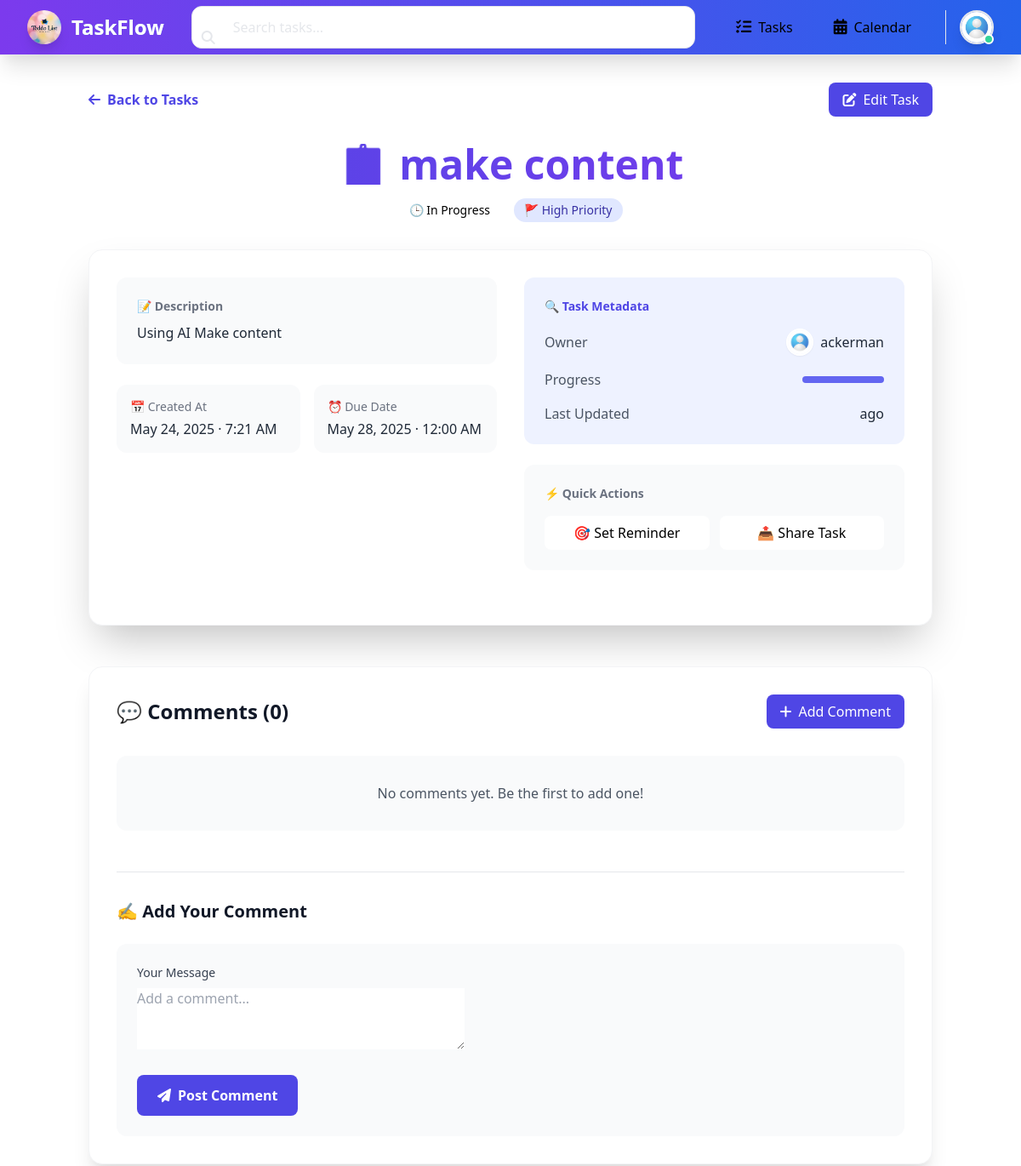
Page /task_detail/63/ (signed in, upper part) on the earlier database version.
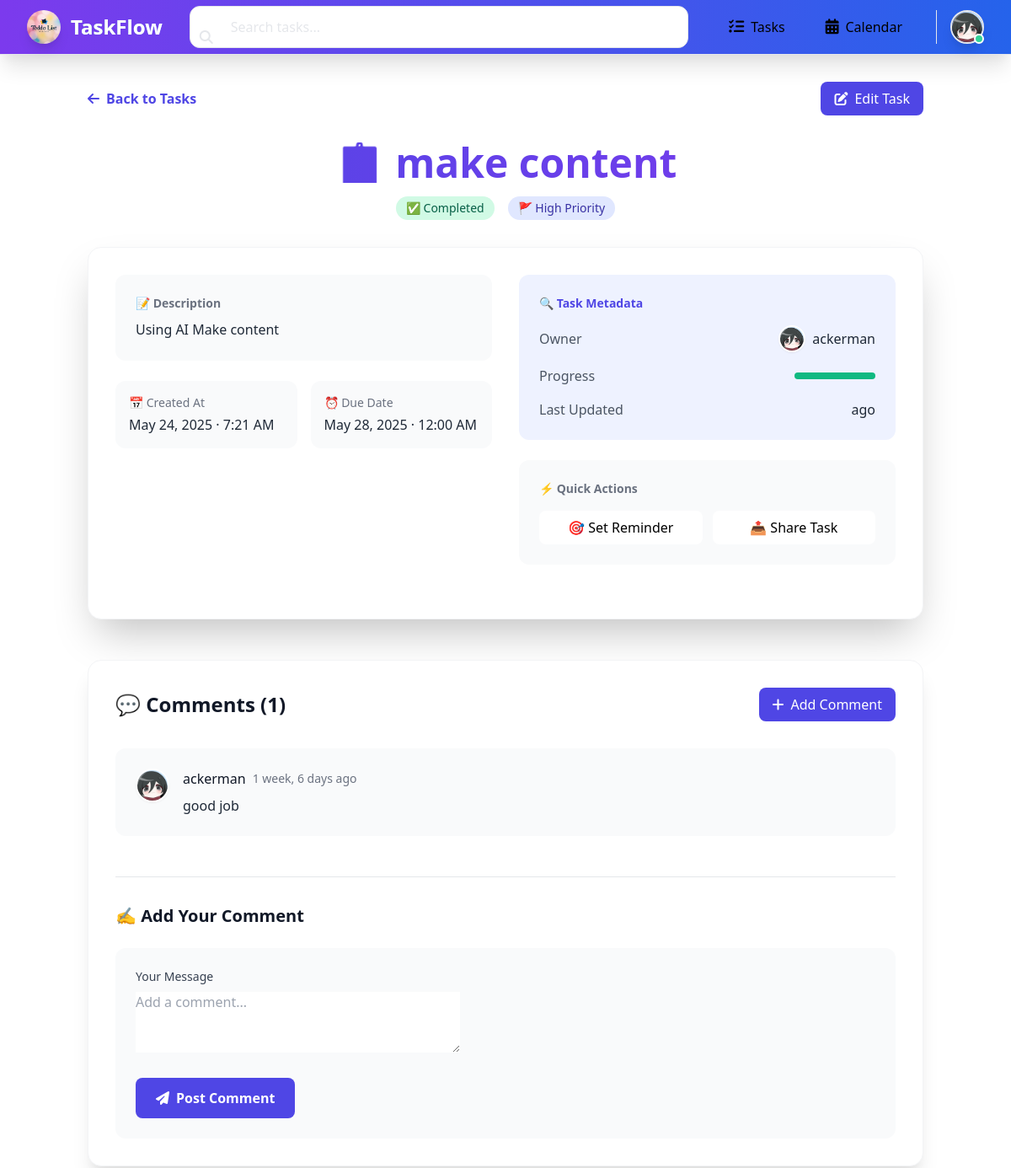
Same page on the later database version.
### myapp/models.py (models this page shows, shortened)
class Profile(models.Model):
    user = models.OneToOneField(User, on_delete=models.CASCADE)
    profile_pic = models.ImageField(
        upload_to='profile_pics/',
        default='default_profile_pic.jpg'
    )
    bio = models.TextField(blank=True, null=True)

class Task(models.Model):
    PRIORITY_CHOICES = [
        ('High', 'High'),
        ('Medium', 'Medium'),
        ('Low', 'Low'),
    ]
    RECURRENCE_CHOICES = [
        ('none', 'None'),
        ('daily', 'Daily'),
        ('weekly', 'Weekly'),
        ('monthly', 'Monthly'),
    ]
    user = models.ForeignKey(User, on_delete=models.CASCADE ,null=True)
    shared_users = models.ManyToManyField(User, related_name='shared_tasks', blank=True)
    title = models.CharField(max_length=200)
    description = models.TextField(blank=True, null=True)
    created_at = models.DateTimeField(auto_now_add=True)
    due_date = models.DateTimeField(null=True, blank=True)
    is_completed = models.BooleanField(default=False)
    category = models.ForeignKey(
        Category,
        on_delete=models.SET_NULL,
        null=True,
        blank=True
    )
    priority = models.CharField(max_length=10, choices=PRIORITY_CHOICES, default='Medium')
    reminder = models.DateTimeField(null=True, blank=True)
    recurrence = models.CharField(max_length=10, choices=RECURRENCE_CHOICES, default='none')
    parent_task = models.ForeignKey(
        'self',
        on_delete=models.CASCADE,
        null=True,
        blank=True,
        related_name='subtasks'
    )
    order = models.PositiveIntegerField(default=0)
    class Meta:
        unique_together = ['title', 'due_date', 'user']
        ordering = ['order', '-created_at']

class Comment(models.Model):
    task = models.ForeignKey(Task, on_delete=models.CASCADE, related_name='comments')
    user = models.ForeignKey(User, on_delete=models.CASCADE)
    content = models.TextField()
    created_at = models.DateTimeField(auto_now_add=True)
    updated_at = models.DateTimeField(auto_now=True)
    class Meta:
        ordering = ['-created_at']

### myapp/views.py (the view)
# urls.py: path("task_detail/<int:task_id>/", views.task_detail, name="task_detail"),
@login_required(login_url="login")
def task_detail(request, task_id):
    task = get_object_or_404(Task, id=task_id)
    comments = task.comments.all().order_by('-created_at')
    if request.method == 'POST':
        form = CommentForm(request.POST)
        if form.is_valid():
            comment = form.save(commit=False)
            comment.task = task
            comment.user = request.user
            comment.save()
            return redirect('task_detail', task_id=task_id)
    else:
        form = CommentForm()
    return render(request, "task_detail.html", {"task": task, "comments": comments, "form": form})

### myapp/forms.py
class CommentForm(forms.ModelForm):
    class Meta:
        model = Comment
        fields = ['content']
        widgets = {
            'content': forms.Textarea(attrs={'rows': 3, 'placeholder': 'Add a comment...'}),
        }

### myapp/context_processors.py (called while the page is built)
def profile_context(request):
    if request.user.is_authenticated:
        try:
            profile = Profile.objects.get(user=request.user)
        except Profile.DoesNotExist:
            profile = None
    else:
        profile = None
    return {'profile': profile}

### myapp/templates/task_detail.html (shortened to what the changed rows need)
{% extends 'base.html' %}
{% block body %}
  {% load static %}
  <div class="container mx-auto px-4 py-8">
    {% if user.is_authenticated %}
      <div class="flex items-center justify-between mb-8">
        <a href="{% url 'task_list' %}" class="group flex items-center space-x-2 text-indigo-600 hover:text-indigo-700 dark:text-indigo-400 transition-colors">
          <i class="fas fa-arrow-left group-hover:-translate-x-1 transition-transform"></i>
          <span class="font-semibold">Back to Tasks</span>
        </a>
        <div class="flex items-center space-x-4">
          <a href="{% url 'task_update' task.id %}" class="px-4 py-2 bg-indigo-600 hover:bg-indigo-700 text-white rounded-lg flex items-center space-x-2 transition-all">
            <i class="fas fa-edit"></i>
            <span>Edit Task</span>
          </a>
        </div>
      </div>
      <div class="mb-8 text-center">
        <h1 class="text-5xl font-bold mb-4 bg-gradient-to-r from-indigo-600 to-purple-600 bg-clip-text text-transparent">
        </h1>
        <div class="flex items-center justify-center space-x-4">
          <span class="px-3 py-1 rounded-full {% if task.is_completed %}bg-green-100 text-green-800{% else %}bg-orange-100 text-orange-800{% endif %} text-sm font-medium">
            {% if task.is_completed %}✅ Completed{% else %}🕒 In Progress{% endif %}
          </span>
          <span class="px-3 py-1 rounded-full bg-indigo-100 text-indigo-800 text-sm font-medium">
            🚩 {{ task.priority }} Priority
          </span>
        </div>
      </div>
      <div class="bg-white dark:bg-gray-800 rounded-2xl shadow-2xl p-8 mb-12 border border-gray-100 dark:border-gray-700">
        <div class="grid grid-cols-1 md:grid-cols-2 gap-8 mb-8">
          <div class="space-y-6">
            <div class="p-6 bg-gray-50 dark:bg-gray-700 rounded-xl">
              <h3 class="text-sm font-semibold text-gray-500 dark:text-gray-400 mb-2">📝 Description</h3>
              <p class="text-gray-800 dark:text-gray-200 leading-relaxed">{{ task.description }}</p>
            </div>
            <div class="grid grid-cols-2 gap-4">
              <div class="p-4 bg-gray-50 dark:bg-gray-700 rounded-xl">
                <p class="text-sm text-gray-500 dark:text-gray-400 mb-1">📅 Created At</p>
                <p class="text-gray-800 dark:text-gray-200 font-medium">{{ task.created_at|date:"M j, Y · g:i A" }}</p>
              </div>
              <div class="p-4 bg-gray-50 dark:bg-gray-700 rounded-xl">
                <p class="text-sm text-gray-500 dark:text-gray-400 mb-1">⏰ Due Date</p>
                <p class="text-gray-800 dark:text-gray-200 font-medium">{{ task.due_date|date:"M j, Y · g:i A" }}</p>
              </div>
            </div>
          </div>
          <div class="space-y-6">
            <div class="p-6 bg-indigo-50 dark:bg-indigo-900/20 rounded-xl">
              <h3 class="text-sm font-semibold text-indigo-600 dark:text-indigo-400 mb-4">🔍 Task Metadata</h3>
              <div class="space-y-4">
                <div class="flex justify-between items-center">
                  <span class="text-gray-600 dark:text-gray-400">Owner</span>
                  <div class="flex items-center space-x-2">
                    <img src="{% if task.user.profile.profile_pic %}{{ task.user.profile.profile_pic.url }}{% else %}{% static 'images/default-profile.jpg' %}{% endif %}"
                         class="w-8 h-8 rounded-full border-2 border-white shadow-sm">
                    <span class="text-gray-800 dark:text-gray-200 font-medium">{{ task.user.username }}</span>
                  </div>
                </div>
                <div class="flex justify-between items-center">
                  <span class="text-gray-600 dark:text-gray-400">Progress</span>
                  <div class="w-24 h-2 bg-gray-200 rounded-full overflow-hidden">
                    <div class="h-full {% if task.is_completed %}bg-green-500{% else %}bg-indigo-500{% endif %} w-{% if task.is_completed %}100{% else %}50{% endif %}%"></div>
                  </div>
                </div>
                <div class="flex justify-between items-center">
                  <span class="text-gray-600 dark:text-gray-400">Last Updated</span>
                  <span class="text-gray-800 dark:text-gray-200 font-medium">{{ task.updated_at|timesince }} ago</span>
                </div>
              </div>
            </div>
            <div class="p-6 bg-gray-50 dark:bg-gray-700 rounded-xl">
              <h3 class="text-sm font-semibold text-gray-500 dark:text-gray-400 mb-4">⚡ Quick Actions</h3>
              <div class="grid grid-cols-2 gap-3">
                <button class="p-2 bg-white dark:bg-gray-600 hover:bg-gray-50 dark:hover:bg-gray-500 rounded-lg transition-colors">
                  🎯 Set Reminder
                </button>
                <button class="p-2 bg-white dark:bg-gray-600 hover:bg-gray-50 dark:hover:bg-gray-500 rounded-lg transition-colors">
                  📤 Share Task
                </button>
              </div>
            </div>
          </div>
        </div>
      </div>
      <div class="bg-white dark:bg-gray-800 rounded-2xl shadow-xl p-8 border border-gray-100 dark:border-gray-700">
        <div class="flex items-center justify-between mb-8">
          <h3 class="text-2xl font-bold text-gray-900 dark:text-white">💬 Comments ({{ comments.count }})</h3>
          <button onclick="document.getElementById('comment-form').scrollIntoView({behavior: 'smooth'})"
                  class="px-4 py-2 bg-indigo-600 hover:bg-indigo-700 text-white rounded-lg flex items-center space-x-2 transition-all">
            <i class="fas fa-plus"></i>
            <span>Add Comment</span>
          </button>
        </div>
        {% if comments %}
          <div class="space-y-6">
            {% for comment in comments %}
              <div class="p-6 bg-gray-50 dark:bg-gray-700 rounded-xl group hover:bg-gray-100 dark:hover:bg-gray-600 transition-colors">
                <div class="flex items-start space-x-4">
                  <img src="{% if comment.user.profile.profile_pic %}{{ comment.user.profile.profile_pic.url }}{% else %}{% static 'images/default-profile.jpg' %}{% endif %}"
                       class="w-10 h-10 rounded-full border-2 border-white shadow-sm">
                  <div class="flex-1">
                    <div class="flex items-center space-x-2 mb-2">
                      <span class="font-medium text-gray-900 dark:text-white">{{ comment.user.username }}</span>
                      <span class="text-sm text-gray-500">{{ comment.created_at|timesince }} ago</span>
                    </div>
                    <p class="text-gray-800 dark:text-gray-200">{{ comment.content }}</p>
                  </div>
                </div>
              </div>
            {% endfor %}
          </div>
        {% else %}
          <div class="p-8 text-center bg-gray-50 dark:bg-gray-700 rounded-xl">
            <p class="text-gray-600 dark:text-gray-400">No comments yet. Be the first to add one!</p>
          </div>
        {% endif %}
        <div id="comment-form" class="mt-12 pt-8 border-t border-gray-200 dark:border-gray-700">
          <h4 class="text-xl font-bold mb-6 text-gray-900 dark:text-white">✍️ Add Your Comment</h4>
          <form method="post" action="" class="space-y-6">
            <div class="bg-gray-50 dark:bg-gray-700 rounded-xl p-6">
              <label class="block text-sm font-medium text-gray-700 dark:text-gray-300 mb-2">Your Message</label>
              {{ form.content }}
              <div class="mt-6">
                <button type="submit" class="px-6 py-3 bg-indigo-600 hover:bg-indigo-700 text-white rounded-lg font-semibold transition-all flex items-center space-x-2">
                  <i class="fas fa-paper-plane"></i>
                  <span>Post Comment</span>
                </button>
              </div>
            </div>
          </form>
        </div>
      </div>
    {% endif %}
  </div>
{% endblock %}

### templates/header.html (shortened to what this page needs)
{% load static %}
<nav class="bg-gradient-to-r from-purple-600 to-blue-600 shadow-xl backdrop-blur-md border-b border-white/10">
  <div class="max-w-7xl mx-auto px-4 sm:px-6 lg:px-8">
    <div class="flex items-center justify-between h-16">
      <div class="flex items-center space-x-3 flex-shrink-0">
        <a href="{% url 'home' %}" class="flex items-center space-x-3 group">
          <img src="{% static 'images/app-logo.jpg' %}" alt="App Logo"
               class="w-10 h-10 rounded-full shadow-lg transform transition-all duration-300 group-hover:rotate-12 group-hover:scale-110">
          <span class="text-white text-2xl font-bold bg-gradient-to-r from-green-300 to-blue-300 bg-clip-text text-transparent">
            TaskFlow
          </span>
        </a>
      </div>
      <div class="hidden lg:flex flex-1 max-w-2xl mx-8">
        <form method="get" action="{% url 'task_list' %}" class="w-full">
          <div class="relative">
            <input name="search" value="{{ search_query|default:'' }}"
                   class="w-full pl-12 pr-4 py-3 rounded-xl bg-white/10 backdrop-blur-sm border border-white/20
                          text-white placeholder-gray-200 focus:outline-none focus:ring-2 focus:ring-green-400
                          focus:border-transparent transition-all"
                   type="search"
                   placeholder="Search tasks...">
            <button type="submit" class="absolute left-3 top-1/2 -translate-y-1/2 text-gray-200">
              <i class="fa-solid fa-magnifying-glass"></i>
            </button>
          </div>
        </form>
      </div>
      <div class="hidden lg:flex items-center space-x-6">
        <div class="flex space-x-4">
          <a href="{% url 'task_list' %}"
             class="px-4 py-2.5 rounded-lg flex items-center space-x-2 text-white/90 hover:text-white
                    hover:bg-white/10 transition-all duration-200">
            <i class="fa-solid fa-list-check text-lg"></i>
            <span>Tasks</span>
          </a>
          <a href="{% url 'calendar' %}"
             class="px-4 py-2.5 rounded-lg flex items-center space-x-2 text-white/90 hover:text-white
                    hover:bg-white/10 transition-all duration-200">
            <i class="fa-solid fa-calendar-days text-lg"></i>
            <span>Calendar</span>
          </a>
        </div>
        <div class="ml-4 flex items-center space-x-4 border-l border-white/20 pl-4">
          {% if user.is_authenticated %}
            <div class="relative group">
              <a href="{% url 'profile' %}" class="flex items-center space-x-3">
                <div class="relative">
                  <img src="{% if profile.profile_pic %}{{ profile.profile_pic.url }}{% else %}{% static 'images/default-profile.jpg' %}{% endif %}"
                       class="w-10 h-10 rounded-full border-2 border-white/30 hover:border-green-400
                              transition-all duration-300 shadow-lg">
                  <div class="absolute bottom-0 right-0 w-3 h-3 bg-green-400 rounded-full border-2 border-white"></div>
                </div>
              </a>
            </div>
          {% endif %}
        </div>
      </div>
    </div>
  </div>
</nav>

Differences in the rows shown:
changed Profile: profile_pic: picture added in place of a placeholder
changed Task "Using AI Make content": is_completed False → True (drawn); user.profile_pic: picture added in place of a placeholder
added Comment: user.profile_pic (picture), user.username "ackerman", created_at "1 week, 6 days", content "good job"
Other differences:
{{ comments.count }}: "0" → "1"
text no longer shown: "🕒 In Progress No comments yet. Be the first to add one!"
text now shown: "✅ Completed"
